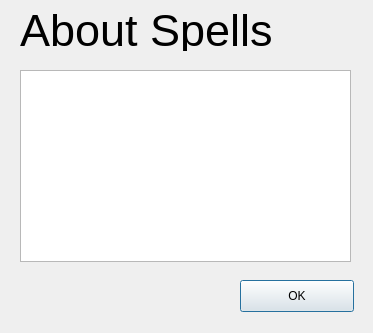
<?xml version="1.0" encoding="UTF-8"?>
<ui version="4.0">
 <class>SpellHelpDialog</class>
 <widget class="QDialog" name="SpellHelpDialog">
  <property name="geometry">
   <rect>
    <x>0</x>
    <y>0</y>
    <width>373</width>
    <height>333</height>
   </rect>
  </property>
  <property name="windowTitle">
   <string>Dialog</string>
  </property>
  <widget class="QTextBrowser" name="textInfo">
   <property name="geometry">
    <rect>
     <x>20</x>
     <y>70</y>
     <width>331</width>
     <height>192</height>
    </rect>
   </property>
   <property name="html">
    <string>&lt;!DOCTYPE HTML PUBLIC &quot;-//W3C//DTD HTML 4.0//EN&quot; &quot;http://www.w3.org/TR/REC-html40/strict.dtd&quot;&gt;
&lt;html&gt;&lt;head&gt;&lt;meta name=&quot;qrichtext&quot; content=&quot;1&quot; /&gt;&lt;style type=&quot;text/css&quot;&gt;
p, li { white-space: pre-wrap; }
&lt;/style&gt;&lt;/head&gt;&lt;body style=&quot; font-family:'Lucida Grande'; font-size:13pt; font-weight:400; font-style:normal;&quot;&gt;
&lt;p style=&quot;-qt-paragraph-type:empty; margin-top:12px; margin-bottom:12px; margin-left:0px; margin-right:0px; -qt-block-indent:0; text-indent:0px;&quot;&gt;&lt;br /&gt;&lt;/p&gt;&lt;/body&gt;&lt;/html&gt;</string>
   </property>
  </widget>
  <widget class="QLabel" name="lblTitle">
   <property name="geometry">
    <rect>
     <x>20</x>
     <y>10</y>
     <width>261</width>
     <height>41</height>
    </rect>
   </property>
   <property name="font">
    <font>
     <family>Arial</family>
     <pointsize>34</pointsize>
    </font>
   </property>
   <property name="text">
    <string>About Spells</string>
   </property>
  </widget>
  <widget class="QPushButton" name="btnOk">
   <property name="geometry">
    <rect>
     <x>240</x>
     <y>280</y>
     <width>114</width>
     <height>32</height>
    </rect>
   </property>
   <property name="text">
    <string>OK</string>
   </property>
  </widget>
 </widget>
 <resources/>
 <connections/>
</ui>
